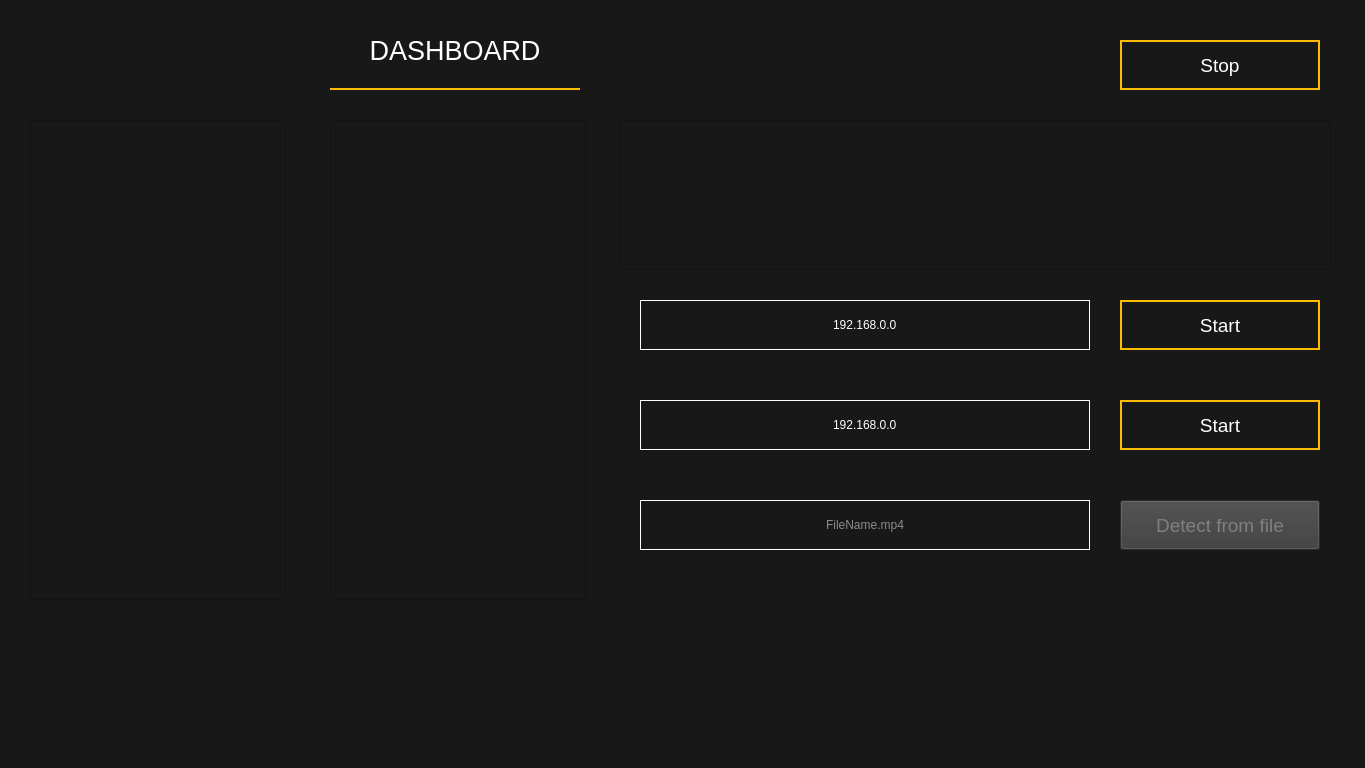
<?xml version="1.0" encoding="UTF-8"?>
<ui version="4.0">
 <class>MainWindow</class>
 <widget class="QMainWindow" name="MainWindow">
  <property name="geometry">
   <rect>
    <x>0</x>
    <y>0</y>
    <width>1365</width>
    <height>768</height>
   </rect>
  </property>
  <property name="minimumSize">
   <size>
    <width>1365</width>
    <height>768</height>
   </size>
  </property>
  <property name="maximumSize">
   <size>
    <width>1365</width>
    <height>768</height>
   </size>
  </property>
  <property name="font">
   <font>
    <family>Sofia Pro</family>
    <pointsize>14</pointsize>
   </font>
  </property>
  <property name="windowTitle">
   <string>MainWindow</string>
  </property>
  <property name="styleSheet">
   <string notr="true">background-color: rgb(24, 24, 24);
color: white;

</string>
  </property>
  <widget class="QWidget" name="centralwidget">
   <widget class="QPushButton" name="detect_btn">
    <property name="geometry">
     <rect>
      <x>1120</x>
      <y>500</y>
      <width>200</width>
      <height>50</height>
     </rect>
    </property>
    <property name="font">
     <font>
      <pointsize>14</pointsize>
     </font>
    </property>
    <property name="styleSheet">
     <string notr="true">color:gray;
background: #3B3B3B;
height: 50px;
</string>
    </property>
    <property name="text">
     <string>Detect from file</string>
    </property>
   </widget>
   <widget class="QLineEdit" name="filename_text">
    <property name="geometry">
     <rect>
      <x>640</x>
      <y>500</y>
      <width>450</width>
      <height>50</height>
     </rect>
    </property>
    <property name="styleSheet">
     <string notr="true">border: 1px solid white;</string>
    </property>
    <property name="alignment">
     <set>Qt::AlignCenter</set>
    </property>
    <property name="placeholderText">
     <string>FileName.mp4</string>
    </property>
   </widget>
   <widget class="QFrame" name="frame1">
    <property name="geometry">
     <rect>
      <x>30</x>
      <y>120</y>
      <width>256</width>
      <height>480</height>
     </rect>
    </property>
    <property name="minimumSize">
     <size>
      <width>128</width>
      <height>240</height>
     </size>
    </property>
    <property name="maximumSize">
     <size>
      <width>256</width>
      <height>480</height>
     </size>
    </property>
    <property name="frameShape">
     <enum>QFrame::StyledPanel</enum>
    </property>
    <property name="frameShadow">
     <enum>QFrame::Raised</enum>
    </property>
   </widget>
   <widget class="QLabel" name="label_5">
    <property name="enabled">
     <bool>true</bool>
    </property>
    <property name="geometry">
     <rect>
      <x>50</x>
      <y>20</y>
      <width>250</width>
      <height>80</height>
     </rect>
    </property>
    <property name="minimumSize">
     <size>
      <width>250</width>
      <height>80</height>
     </size>
    </property>
    <property name="maximumSize">
     <size>
      <width>250</width>
      <height>80</height>
     </size>
    </property>
    <property name="text">
     <string/>
    </property>
    <property name="pixmap">
     <pixmap>hmi-images/white_corematic_logo_inline.png</pixmap>
    </property>
    <property name="scaledContents">
     <bool>true</bool>
    </property>
   </widget>
   <widget class="QPushButton" name="menu_dashboard">
    <property name="enabled">
     <bool>true</bool>
    </property>
    <property name="geometry">
     <rect>
      <x>330</x>
      <y>10</y>
      <width>250</width>
      <height>80</height>
     </rect>
    </property>
    <property name="minimumSize">
     <size>
      <width>170</width>
      <height>50</height>
     </size>
    </property>
    <property name="maximumSize">
     <size>
      <width>250</width>
      <height>80</height>
     </size>
    </property>
    <property name="font">
     <font>
      <pointsize>20</pointsize>
     </font>
    </property>
    <property name="mouseTracking">
     <bool>false</bool>
    </property>
    <property name="layoutDirection">
     <enum>Qt::LeftToRight</enum>
    </property>
    <property name="styleSheet">
     <string notr="true">background: transparent;
border: 2px solid transparent;
border-bottom-color: #ffbd00;


</string>
    </property>
    <property name="text">
     <string>DASHBOARD</string>
    </property>
    <property name="iconSize">
     <size>
      <width>24</width>
      <height>24</height>
     </size>
    </property>
    <property name="checkable">
     <bool>false</bool>
    </property>
   </widget>
   <widget class="QFrame" name="frame2">
    <property name="geometry">
     <rect>
      <x>330</x>
      <y>120</y>
      <width>256</width>
      <height>480</height>
     </rect>
    </property>
    <property name="minimumSize">
     <size>
      <width>128</width>
      <height>240</height>
     </size>
    </property>
    <property name="maximumSize">
     <size>
      <width>256</width>
      <height>480</height>
     </size>
    </property>
    <property name="frameShape">
     <enum>QFrame::StyledPanel</enum>
    </property>
    <property name="frameShadow">
     <enum>QFrame::Raised</enum>
    </property>
   </widget>
   <widget class="QLineEdit" name="ip1_text">
    <property name="geometry">
     <rect>
      <x>640</x>
      <y>300</y>
      <width>450</width>
      <height>50</height>
     </rect>
    </property>
    <property name="styleSheet">
     <string notr="true">border: 1px solid white;</string>
    </property>
    <property name="text">
     <string>192.168.0.0</string>
    </property>
    <property name="alignment">
     <set>Qt::AlignCenter</set>
    </property>
    <property name="placeholderText">
     <string>FileName.mp4</string>
    </property>
   </widget>
   <widget class="QPushButton" name="cam1_btn">
    <property name="geometry">
     <rect>
      <x>1120</x>
      <y>300</y>
      <width>200</width>
      <height>50</height>
     </rect>
    </property>
    <property name="font">
     <font>
      <pointsize>14</pointsize>
     </font>
    </property>
    <property name="styleSheet">
     <string notr="true">color:white;
border: 2px solid #ffbd00;
height: 50px;
</string>
    </property>
    <property name="text">
     <string>Start</string>
    </property>
   </widget>
   <widget class="QPushButton" name="cam2_btn">
    <property name="geometry">
     <rect>
      <x>1120</x>
      <y>400</y>
      <width>200</width>
      <height>50</height>
     </rect>
    </property>
    <property name="font">
     <font>
      <pointsize>14</pointsize>
     </font>
    </property>
    <property name="styleSheet">
     <string notr="true">color:white;
border: 2px solid #ffbd00;
height: 50px;
</string>
    </property>
    <property name="text">
     <string>Start</string>
    </property>
   </widget>
   <widget class="QLineEdit" name="ip2_text">
    <property name="geometry">
     <rect>
      <x>640</x>
      <y>400</y>
      <width>450</width>
      <height>50</height>
     </rect>
    </property>
    <property name="styleSheet">
     <string notr="true">border: 1px solid white;</string>
    </property>
    <property name="text">
     <string>192.168.0.0</string>
    </property>
    <property name="alignment">
     <set>Qt::AlignCenter</set>
    </property>
    <property name="placeholderText">
     <string>FileName.mp4</string>
    </property>
   </widget>
   <widget class="QTextBrowser" name="status_label">
    <property name="geometry">
     <rect>
      <x>620</x>
      <y>120</y>
      <width>711</width>
      <height>150</height>
     </rect>
    </property>
   </widget>
   <widget class="QPushButton" name="stop_btn">
    <property name="geometry">
     <rect>
      <x>1120</x>
      <y>40</y>
      <width>200</width>
      <height>50</height>
     </rect>
    </property>
    <property name="font">
     <font>
      <pointsize>14</pointsize>
     </font>
    </property>
    <property name="styleSheet">
     <string notr="true">color:white;
border: 2px solid #ffbd00;
height: 50px;
</string>
    </property>
    <property name="text">
     <string>Stop</string>
    </property>
   </widget>
  </widget>
  <widget class="QStatusBar" name="statusbar">
   <property name="styleSheet">
    <string notr="true"/>
   </property>
  </widget>
 </widget>
 <resources/>
 <connections/>
</ui>
